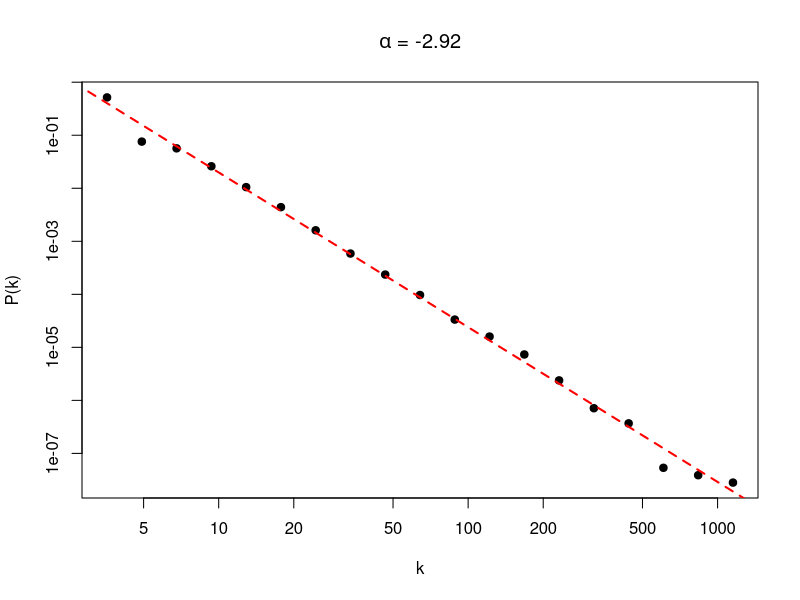

R code for this plot:
## ---- chunk 1
library(tidyverse)
knitr::opts_chunk$set(echo = TRUE)
## ---- chunk 2
ba <- read.csv("ba_n=100000.txt", header = FALSE)
colnames(ba) <- c("degree")
head(ba)
## ---- chunk 3
log_scale <- function(x, n) exp(seq(log(x[1]), log(x[length(x)]), length.out = n))

log_breaks <- seq(min(ba$degree), max(ba$degree), length.out = 20)
log_breaks <- log_scale(log_breaks, 20)

h_degree <- hist(ba$degree, breaks = log_breaks, plot = FALSE)

degree_fit <- lm(log(h_degree$density)~log(h_degree$mids))
A <- degree_fit$coefficients[1]
alpha <- degree_fit$coefficients[2]
## ---- chunk 4
plot(h_degree$mids, h_degree$density, log = "xy", pch = 19, xlab = "k", ylab = "P(k)",
     main = substitute(paste(alpha, " = ",a), list(a = round(alpha, 2))))
lines(log_breaks, exp(A) * log_breaks ** alpha, col = "red", lty = 2, lwd = 2)
